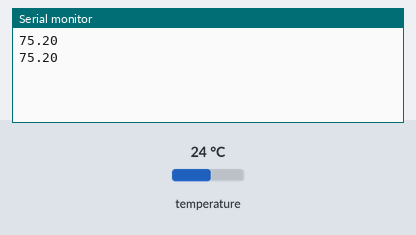
This sketch was run on a simulated Arduino Uno, built with avr-gcc and run on an emulated ATmega328P. Shown: the last lines printed to the serial monitor. The test bench sets the inputs (shaded band); at power-on: temperature 24 °C.

Above: at 6.3 s.
6.4 s: temperature set to 12 °C
At 10.9 s:
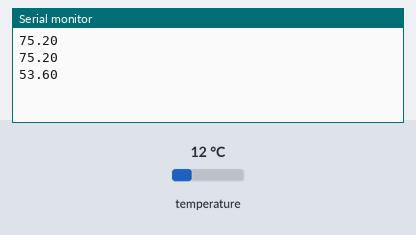
12.3 s: temperature set to 19 °C
At 15.7 s:
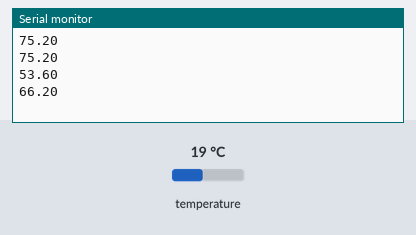
Timing chart, 0 to 17.2 s (numbered marks = the images above; inputs shaded):
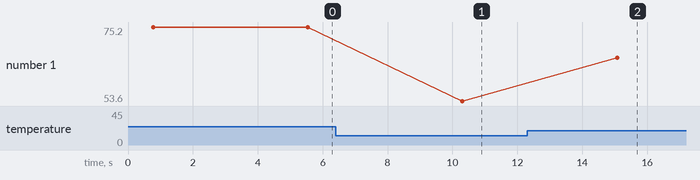

The sketch:

sketch_nov19a.ino
```cpp
#include <OneWire.h>
#include <DallasTemperature.h>

#define ONE_WIRE_BUS 2
OneWire oneWire(ONE_WIRE_BUS);
DallasTemperature sensors(&oneWire);

void setup(void)
{
  Serial.begin(9600);
  sensors.begin();
}

void loop(void)
{
 Serial.print("\n");
sensors.requestTemperatures();
 Serial.print(sensors.getTempFByIndex(0));
 delay(4000);
}
```

Measured:
- after the input at 6.4 s, the serial monitor: prints a new line after 3.9 s (image 1)
- after the input at 12.3 s, the serial monitor: prints a new line after 2.8 s (image 2)
- plotted number 1: 75.2 → 53.6 after the input at 6.4 s, 53.6 → 66.2 after the input at 12.3 s
